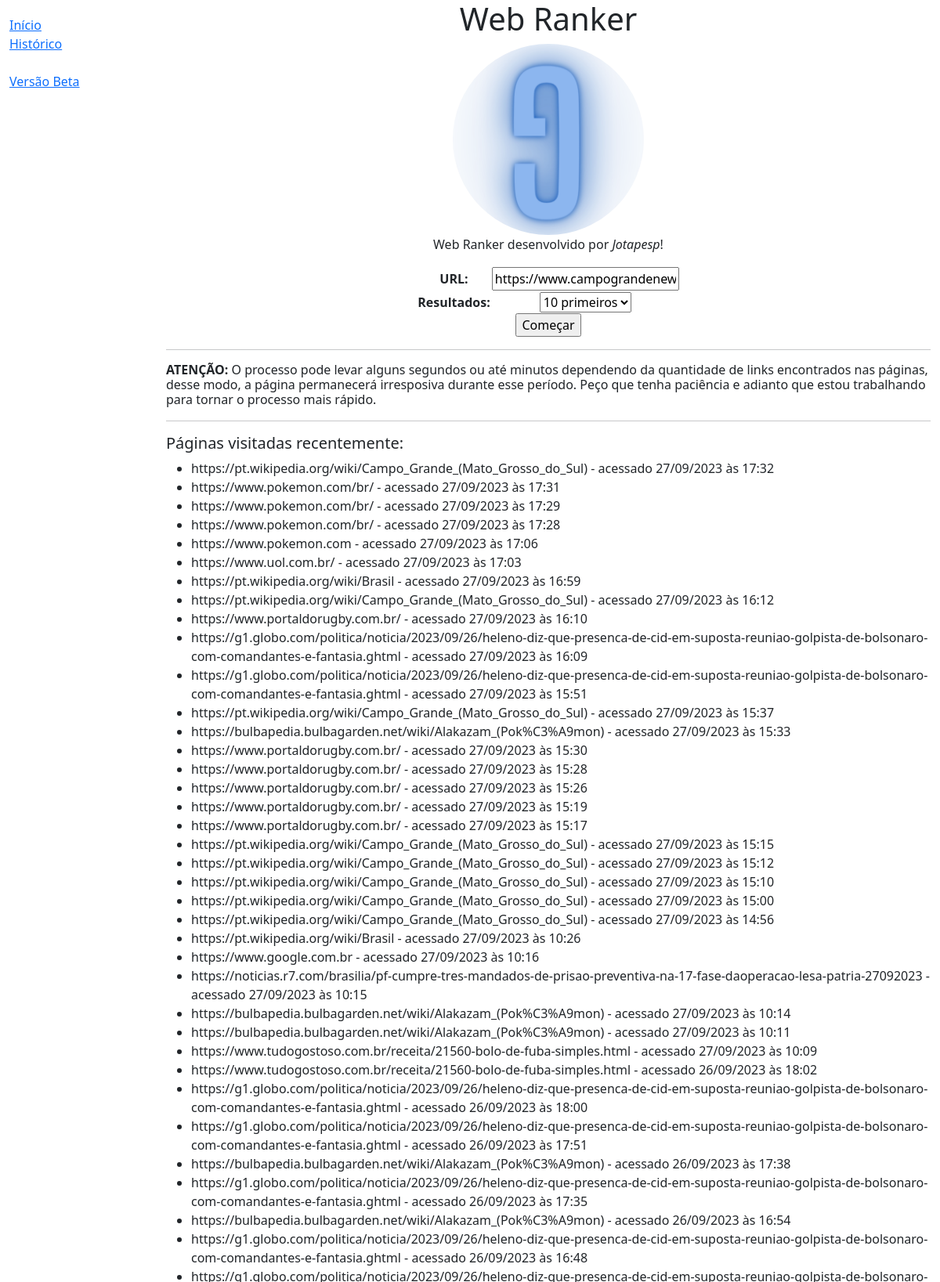
/catalog/ (signed in, upper part), run on the app's committed database.
### catalog/models.py (models this page shows, shortened)
class Links(models.Model):
    uid = models.AutoField(primary_key=True)
    user = models.IntegerField(null=True, blank=True)
    title = models.CharField(max_length=100, null=True, blank=True)
    url = models.URLField(verbose_name = "URL", help_text="Enter URL to start crawling")
    date = models.DateTimeField(auto_now_add=True)
    class Meta:
        ordering = ['-date', 'title', 'url']

### catalog/views.py (the view)
# urls.py: path('', views.home, name='home-page'),
def home(request):
    TAM = 10
    retrieved_urls = []
    u_id = request.session.get('u_id', -1)
    user = User()
    if u_id == -1:
        user = User.objects.create()
        u_id = user.uid
        request.session['u_id'] = u_id
    else:
        user = User.objects.get(uid=u_id)
    if request.method == 'POST':
        form = EnterURLForm(request.POST)
        if form.is_valid():
            crawl = Spider(form.cleaned_data['url'])
            crawl.crawler()
            link = Links(url=form.cleaned_data['url'], user=u_id)
            link.save()
            TAM = int(form.cleaned_data['pag'])
            retrieved_urls = crawl.tfidf_vectorize(tam=TAM)
    else:
        form = EnterURLForm(initial={'url': 'https://www.campograndenews.com.br/cidades/capital/pai-de-maniaco-entrega-arma-do-filho-a-policia'})
    links_list = Links.objects.filter(user__exact=u_id)
    message = """O processo pode levar alguns segundos ou até minutos
dependendo da quantidade de links encontrados nas páginas, desse modo, a página permanecerá
irresposiva durante esse período. Peço que tenha paciência e adianto que
estou trabalhando para tornar o processo mais rápido."""
    context = {
        'links_list': links_list,
        'form': form,
        'retrieved_urls': retrieved_urls,
        'total_pages': TAM,
        'attention_message': message,
    }
    return render(request, 'home.html', context=context)

### catalog/forms.py (shortened to what this page needs)
class EnterURLForm(forms.Form):
    url = forms.URLField(label="URL", required=True)
    pag_choices = (
                ('10', '10 primeiros'),
                ('15', '15 primeiros'),
                ('20', '20 primeiros'),
                ('25', '25 primeiros'),
                ('30', '30 primeiros'),
                ('35', '35 primeiros'),
                ('-1', 'Todos'),
                )
    pag = forms.ChoiceField(label="Resultados", required=True, choices=pag_choices)

### catalog/templates/home.html (shortened to what this page needs)
{% extends "base.html" %}
{% block content %}
  <h1>Web Ranker</h1>
  {% load static %}
  <img src="{% static 'images/logo.png' %}" class="center" title="Logo image: an upside-down G">
  <p>
    Web Ranker desenvolvido por
    <em>Jotapesp</em>!
  </p>
  <form action="" method="POST">
    <table align="center">
      {{ form.as_table }}
    </table>
    <input type="submit" value="Começar">
  </form>
  {% if not request.POST %}
  <hr>
  <h6>
    <strong>ATENÇÃO: </strong>{{ attention_message }}
  </h6>
  <hr>
  {% endif %}
  <h5>Páginas visitadas recentemente:</h5>
  <ul>
    {% if links_list %}
      {% for link in links_list %}
      <li>{% if link.title %}<strong>{{ link.title }}:</strong>{% endif %} {{ link.url }} - acessado {{ link.date|date:"d/m/Y" }} às {{ link.date|time:"H:i" }}</li>
      {% endfor %}
    {% else %}
      <li>Você ainda não enviou nenhuma URL</li>
    {% endif %}
  </ul>
{% endblock %}

### catalog/templates/base.html (shortened to what this page needs)
<!DOCTYPE html>
<html lang="en">
  <head>
    <link
      href="https://cdn.jsdelivr.net/npm/bootstrap@5.1.3/dist/css/bootstrap.min.css"
      rel="stylesheet"
 />
    {% load static %}
    <link rel="stylesheet" href="{% static 'css/styles.css' %}" />
  </head>
  <body>
    <div class="container-fluid">
      <div class="row">
        <div class="col-sm-2">
          {% block sidebar %}
            <ul class="sidebar-nav">
              <li><a href="{% url 'home-page' %}">Início</a></li>
              <li><a href="{% url 'history' %}">Histórico</a></li>
              <br>
              <li><a href="{% url 'beta' %}">Versão Beta</a></li>
            </ul>
          {% endblock %}
        </div>
        <div class="col-sm-10 ">{% block content %}{% endblock %}</div>
      </div>
    </div>
  </body>
</html>

### catalog/static/css/styles.css (style rules this page uses)
.sidebar-nav { margin-top: 20px; padding: 0; list-style: none; }
.center { display: block; margin-left: auto; margin-right: auto; width: 25%; height: auto; border-radius: 50%; }

### catalog/templates/base.html (style rules this page uses)
h1 { text-align: center; }
p { text-align: center; }
form { text-align: center; }
table { text-align: center; }

### data on the page
Links: url "https://pt.wikipedia.org/wiki/Campo_Grande_(Mato_Grosso_do_Sul)", date "27/09/2023", date "17:32"
Links: url "https://www.pokemon.com/br/", date "27/09/2023", date "17:31"
Links: url "https://www.pokemon.com/br/", date "27/09/2023", date "17:29"
Links: url "https://www.pokemon.com/br/", date "27/09/2023", date "17:28"
Links: url "https://www.pokemon.com", date "27/09/2023", date "17:06"
Links: url "https://www.uol.com.br/", date "27/09/2023", date "17:03"
Links: url "https://pt.wikipedia.org/wiki/Brasil", date "27/09/2023", date "16:59"
Links: url "https://pt.wikipedia.org/wiki/Campo_Grande_(Mato_Grosso_do_Sul)", date "27/09/2023", date "16:12"
Links: url "https://www.portaldorugby.com.br/", date "27/09/2023", date "16:10"
Links: url "https://g1.globo.com/politica/noticia/2023/09/26/heleno-diz-que-presenca-de-cid-em-suposta-reuniao-golpista-de-bolsonaro-com-comandantes-e-fantasia.ghtml", date "27/09/2023", date "16:09"
Links: url "https://g1.globo.com/politica/noticia/2023/09/26/heleno-diz-que-presenca-de-cid-em-suposta-reuniao-golpista-de-bolsonaro-com-comandantes-e-fantasia.ghtml", date "27/09/2023", date "15:51"
Links: url "https://pt.wikipedia.org/wiki/Campo_Grande_(Mato_Grosso_do_Sul)", date "27/09/2023", date "15:37"
Links: url "https://bulbapedia.bulbagarden.net/wiki/Alakazam_(Pok%C3%A9mon)", date "27/09/2023", date "15:33"
Links: url "https://www.portaldorugby.com.br/", date "27/09/2023", date "15:30"
Links: url "https://www.portaldorugby.com.br/", date "27/09/2023", date "15:28"
Links: url "https://www.portaldorugby.com.br/", date "27/09/2023", date "15:26"
Links: url "https://www.portaldorugby.com.br/", date "27/09/2023", date "15:19"
Links: url "https://www.portaldorugby.com.br/", date "27/09/2023", date "15:17"
Links: url "https://pt.wikipedia.org/wiki/Campo_Grande_(Mato_Grosso_do_Sul)", date "27/09/2023", date "15:15"
Links: url "https://pt.wikipedia.org/wiki/Campo_Grande_(Mato_Grosso_do_Sul)", date "27/09/2023", date "15:12"
Links: url "https://pt.wikipedia.org/wiki/Campo_Grande_(Mato_Grosso_do_Sul)", date "27/09/2023", date "15:10"
Links: url "https://pt.wikipedia.org/wiki/Campo_Grande_(Mato_Grosso_do_Sul)", date "27/09/2023", date "15:00"
Links: url "https://pt.wikipedia.org/wiki/Campo_Grande_(Mato_Grosso_do_Sul)", date "27/09/2023", date "14:56"
Links: url "https://pt.wikipedia.org/wiki/Brasil", date "27/09/2023", date "10:26"
Links: url "https://www.google.com.br", date "27/09/2023", date "10:16"
Links: url "https://noticias.r7.com/brasilia/pf-cumpre-tres-mandados-de-prisao-preventiva-na-17-fase-daoperacao-lesa-patria-27092023", date "27/09/2023", date "10:15"
Links: url "https://bulbapedia.bulbagarden.net/wiki/Alakazam_(Pok%C3%A9mon)", date "27/09/2023", date "10:14"
Links: url "https://bulbapedia.bulbagarden.net/wiki/Alakazam_(Pok%C3%A9mon)", date "27/09/2023", date "10:11"
Links: url "https://www.tudogostoso.com.br/receita/21560-bolo-de-fuba-simples.html", date "27/09/2023", date "10:09"
Links: url "https://www.tudogostoso.com.br/receita/21560-bolo-de-fuba-simples.html", date "26/09/2023", date "18:02"
Links: url "https://g1.globo.com/politica/noticia/2023/09/26/heleno-diz-que-presenca-de-cid-em-suposta-reuniao-golpista-de-bolsonaro-com-comandantes-e-fantasia.ghtml", date "26/09/2023", date "18:00"
Links: url "https://g1.globo.com/politica/noticia/2023/09/26/heleno-diz-que-presenca-de-cid-em-suposta-reuniao-golpista-de-bolsonaro-com-comandantes-e-fantasia.ghtml", date "26/09/2023", date "17:51"
Links: url "https://bulbapedia.bulbagarden.net/wiki/Alakazam_(Pok%C3%A9mon)", date "26/09/2023", date "17:38"
Links: url "https://g1.globo.com/politica/noticia/2023/09/26/heleno-diz-que-presenca-de-cid-em-suposta-reuniao-golpista-de-bolsonaro-com-comandantes-e-fantasia.ghtml", date "26/09/2023", date "17:35"
Links: url "https://bulbapedia.bulbagarden.net/wiki/Alakazam_(Pok%C3%A9mon)", date "26/09/2023", date "16:54"
Links: url "https://g1.globo.com/politica/noticia/2023/09/26/heleno-diz-que-presenca-de-cid-em-suposta-reuniao-golpista-de-bolsonaro-com-comandantes-e-fantasia.ghtml", date "26/09/2023", date "16:48"
